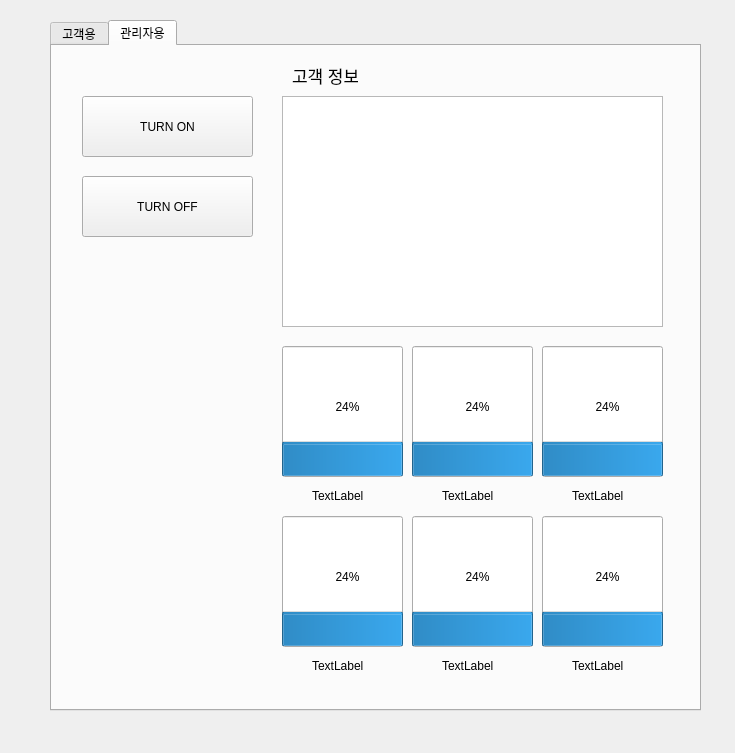
<?xml version="1.0" encoding="UTF-8"?>
<ui version="4.0">
 <class>Dialog</class>
 <widget class="QDialog" name="Dialog">
  <property name="geometry">
   <rect>
    <x>0</x>
    <y>0</y>
    <width>735</width>
    <height>753</height>
   </rect>
  </property>
  <property name="windowTitle">
   <string>Dialog</string>
  </property>
  <widget class="QTabWidget" name="tabWidget">
   <property name="geometry">
    <rect>
     <x>50</x>
     <y>20</y>
     <width>651</width>
     <height>691</height>
    </rect>
   </property>
   <property name="currentIndex">
    <number>1</number>
   </property>
   <widget class="QWidget" name="customerTab">
    <attribute name="title">
     <string>고객용</string>
    </attribute>
    <widget class="QPushButton" name="pushButton_3">
     <property name="geometry">
      <rect>
       <x>70</x>
       <y>280</y>
       <width>241</width>
       <height>41</height>
      </rect>
     </property>
     <property name="text">
      <string>PushButton</string>
     </property>
    </widget>
    <widget class="QPushButton" name="pushButton_2">
     <property name="geometry">
      <rect>
       <x>340</x>
       <y>160</y>
       <width>241</width>
       <height>41</height>
      </rect>
     </property>
     <property name="text">
      <string>PushButton</string>
     </property>
    </widget>
    <widget class="QPushButton" name="pushButton">
     <property name="geometry">
      <rect>
       <x>70</x>
       <y>160</y>
       <width>241</width>
       <height>41</height>
      </rect>
     </property>
     <property name="text">
      <string>PushButton</string>
     </property>
    </widget>
    <widget class="QPushButton" name="pushButton_4">
     <property name="geometry">
      <rect>
       <x>340</x>
       <y>280</y>
       <width>241</width>
       <height>41</height>
      </rect>
     </property>
     <property name="text">
      <string>PushButton</string>
     </property>
    </widget>
    <widget class="QLabel" name="Menulabel">
     <property name="geometry">
      <rect>
       <x>70</x>
       <y>38</y>
       <width>271</width>
       <height>41</height>
      </rect>
     </property>
     <property name="font">
      <font>
       <pointsize>27</pointsize>
       <weight>75</weight>
       <bold>true</bold>
      </font>
     </property>
     <property name="text">
      <string>Cocktails</string>
     </property>
    </widget>
    <widget class="QPushButton" name="pushButton_5">
     <property name="geometry">
      <rect>
       <x>70</x>
       <y>400</y>
       <width>241</width>
       <height>41</height>
      </rect>
     </property>
     <property name="text">
      <string>PushButton</string>
     </property>
    </widget>
    <widget class="QLabel" name="cocktail01">
     <property name="geometry">
      <rect>
       <x>70</x>
       <y>100</y>
       <width>241</width>
       <height>19</height>
      </rect>
     </property>
     <property name="font">
      <font>
       <pointsize>20</pointsize>
      </font>
     </property>
     <property name="text">
      <string>TextLabel</string>
     </property>
    </widget>
    <widget class="QLabel" name="cocktail02">
     <property name="geometry">
      <rect>
       <x>340</x>
       <y>100</y>
       <width>241</width>
       <height>19</height>
      </rect>
     </property>
     <property name="font">
      <font>
       <pointsize>20</pointsize>
      </font>
     </property>
     <property name="text">
      <string>TextLabel</string>
     </property>
    </widget>
    <widget class="QLabel" name="cocktail03">
     <property name="geometry">
      <rect>
       <x>70</x>
       <y>220</y>
       <width>241</width>
       <height>19</height>
      </rect>
     </property>
     <property name="font">
      <font>
       <pointsize>20</pointsize>
      </font>
     </property>
     <property name="text">
      <string>TextLabel</string>
     </property>
    </widget>
    <widget class="QLabel" name="cocktail04">
     <property name="geometry">
      <rect>
       <x>340</x>
       <y>220</y>
       <width>241</width>
       <height>19</height>
      </rect>
     </property>
     <property name="font">
      <font>
       <pointsize>20</pointsize>
      </font>
     </property>
     <property name="text">
      <string>TextLabel</string>
     </property>
    </widget>
    <widget class="QLabel" name="cocktail05">
     <property name="geometry">
      <rect>
       <x>70</x>
       <y>340</y>
       <width>241</width>
       <height>19</height>
      </rect>
     </property>
     <property name="font">
      <font>
       <pointsize>20</pointsize>
      </font>
     </property>
     <property name="text">
      <string>TextLabel</string>
     </property>
    </widget>
    <widget class="QLabel" name="price01">
     <property name="geometry">
      <rect>
       <x>70</x>
       <y>130</y>
       <width>231</width>
       <height>19</height>
      </rect>
     </property>
     <property name="font">
      <font>
       <pointsize>15</pointsize>
      </font>
     </property>
     <property name="text">
      <string>price</string>
     </property>
    </widget>
    <widget class="QLabel" name="price02">
     <property name="geometry">
      <rect>
       <x>340</x>
       <y>130</y>
       <width>241</width>
       <height>19</height>
      </rect>
     </property>
     <property name="font">
      <font>
       <pointsize>15</pointsize>
      </font>
     </property>
     <property name="text">
      <string>price</string>
     </property>
    </widget>
    <widget class="QLabel" name="price03">
     <property name="geometry">
      <rect>
       <x>70</x>
       <y>250</y>
       <width>241</width>
       <height>19</height>
      </rect>
     </property>
     <property name="font">
      <font>
       <pointsize>15</pointsize>
      </font>
     </property>
     <property name="text">
      <string>price</string>
     </property>
    </widget>
    <widget class="QLabel" name="price04">
     <property name="geometry">
      <rect>
       <x>340</x>
       <y>250</y>
       <width>241</width>
       <height>19</height>
      </rect>
     </property>
     <property name="font">
      <font>
       <pointsize>15</pointsize>
      </font>
     </property>
     <property name="text">
      <string>price</string>
     </property>
    </widget>
    <widget class="QLabel" name="cocktail05_3">
     <property name="geometry">
      <rect>
       <x>70</x>
       <y>370</y>
       <width>241</width>
       <height>19</height>
      </rect>
     </property>
     <property name="font">
      <font>
       <pointsize>15</pointsize>
      </font>
     </property>
     <property name="text">
      <string>price</string>
     </property>
    </widget>
    <widget class="QLabel" name="label_3">
     <property name="geometry">
      <rect>
       <x>70</x>
       <y>490</y>
       <width>261</width>
       <height>51</height>
      </rect>
     </property>
     <property name="font">
      <font>
       <pointsize>26</pointsize>
      </font>
     </property>
     <property name="text">
      <string>cocktail name</string>
     </property>
    </widget>
    <widget class="QLabel" name="label_4">
     <property name="geometry">
      <rect>
       <x>360</x>
       <y>490</y>
       <width>221</width>
       <height>51</height>
      </rect>
     </property>
     <property name="font">
      <font>
       <pointsize>20</pointsize>
       <weight>75</weight>
       <bold>true</bold>
      </font>
     </property>
     <property name="text">
      <string>price</string>
     </property>
    </widget>
    <widget class="QLabel" name="label_5">
     <property name="geometry">
      <rect>
       <x>70</x>
       <y>560</y>
       <width>461</width>
       <height>41</height>
      </rect>
     </property>
     <property name="font">
      <font>
       <pointsize>17</pointsize>
      </font>
     </property>
     <property name="text">
      <string>카드를 터치하여 결제를 진행하세요</string>
     </property>
    </widget>
   </widget>
   <widget class="QWidget" name="adminTab">
    <attribute name="title">
     <string>관리자용</string>
    </attribute>
    <widget class="QProgressBar" name="progressBar">
     <property name="geometry">
      <rect>
       <x>230</x>
       <y>300</y>
       <width>121</width>
       <height>131</height>
      </rect>
     </property>
     <property name="value">
      <number>24</number>
     </property>
     <property name="orientation">
      <enum>Qt::Vertical</enum>
     </property>
    </widget>
    <widget class="QPushButton" name="pushButton_6">
     <property name="geometry">
      <rect>
       <x>30</x>
       <y>50</y>
       <width>171</width>
       <height>61</height>
      </rect>
     </property>
     <property name="text">
      <string>TURN ON</string>
     </property>
    </widget>
    <widget class="QPushButton" name="pushButton_7">
     <property name="geometry">
      <rect>
       <x>30</x>
       <y>130</y>
       <width>171</width>
       <height>61</height>
      </rect>
     </property>
     <property name="text">
      <string>TURN OFF</string>
     </property>
    </widget>
    <widget class="QListView" name="listView">
     <property name="geometry">
      <rect>
       <x>230</x>
       <y>50</y>
       <width>381</width>
       <height>231</height>
      </rect>
     </property>
    </widget>
    <widget class="QProgressBar" name="progressBar_2">
     <property name="geometry">
      <rect>
       <x>360</x>
       <y>300</y>
       <width>121</width>
       <height>131</height>
      </rect>
     </property>
     <property name="value">
      <number>24</number>
     </property>
     <property name="orientation">
      <enum>Qt::Vertical</enum>
     </property>
    </widget>
    <widget class="QProgressBar" name="progressBar_3">
     <property name="geometry">
      <rect>
       <x>490</x>
       <y>300</y>
       <width>121</width>
       <height>131</height>
      </rect>
     </property>
     <property name="value">
      <number>24</number>
     </property>
     <property name="orientation">
      <enum>Qt::Vertical</enum>
     </property>
    </widget>
    <widget class="QProgressBar" name="progressBar_4">
     <property name="geometry">
      <rect>
       <x>360</x>
       <y>470</y>
       <width>121</width>
       <height>131</height>
      </rect>
     </property>
     <property name="value">
      <number>24</number>
     </property>
     <property name="orientation">
      <enum>Qt::Vertical</enum>
     </property>
    </widget>
    <widget class="QProgressBar" name="progressBar_5">
     <property name="geometry">
      <rect>
       <x>490</x>
       <y>470</y>
       <width>121</width>
       <height>131</height>
      </rect>
     </property>
     <property name="value">
      <number>24</number>
     </property>
     <property name="orientation">
      <enum>Qt::Vertical</enum>
     </property>
    </widget>
    <widget class="QProgressBar" name="progressBar_6">
     <property name="geometry">
      <rect>
       <x>230</x>
       <y>470</y>
       <width>121</width>
       <height>131</height>
      </rect>
     </property>
     <property name="value">
      <number>24</number>
     </property>
     <property name="orientation">
      <enum>Qt::Vertical</enum>
     </property>
    </widget>
    <widget class="QLabel" name="cup1">
     <property name="geometry">
      <rect>
       <x>260</x>
       <y>440</y>
       <width>66</width>
       <height>19</height>
      </rect>
     </property>
     <property name="text">
      <string>TextLabel</string>
     </property>
    </widget>
    <widget class="QLabel" name="cup2">
     <property name="geometry">
      <rect>
       <x>390</x>
       <y>440</y>
       <width>66</width>
       <height>19</height>
      </rect>
     </property>
     <property name="text">
      <string>TextLabel</string>
     </property>
    </widget>
    <widget class="QLabel" name="cup2_2">
     <property name="geometry">
      <rect>
       <x>520</x>
       <y>440</y>
       <width>66</width>
       <height>19</height>
      </rect>
     </property>
     <property name="text">
      <string>TextLabel</string>
     </property>
    </widget>
    <widget class="QLabel" name="cup2_3">
     <property name="geometry">
      <rect>
       <x>520</x>
       <y>610</y>
       <width>66</width>
       <height>19</height>
      </rect>
     </property>
     <property name="text">
      <string>TextLabel</string>
     </property>
    </widget>
    <widget class="QLabel" name="cup2_4">
     <property name="geometry">
      <rect>
       <x>390</x>
       <y>610</y>
       <width>66</width>
       <height>19</height>
      </rect>
     </property>
     <property name="text">
      <string>TextLabel</string>
     </property>
    </widget>
    <widget class="QLabel" name="cup1_2">
     <property name="geometry">
      <rect>
       <x>260</x>
       <y>610</y>
       <width>66</width>
       <height>19</height>
      </rect>
     </property>
     <property name="text">
      <string>TextLabel</string>
     </property>
    </widget>
    <widget class="QLabel" name="label">
     <property name="geometry">
      <rect>
       <x>240</x>
       <y>20</y>
       <width>66</width>
       <height>19</height>
      </rect>
     </property>
     <property name="font">
      <font>
       <pointsize>13</pointsize>
      </font>
     </property>
     <property name="text">
      <string>고객 정보</string>
     </property>
    </widget>
   </widget>
  </widget>
 </widget>
 <resources/>
 <connections/>
</ui>
